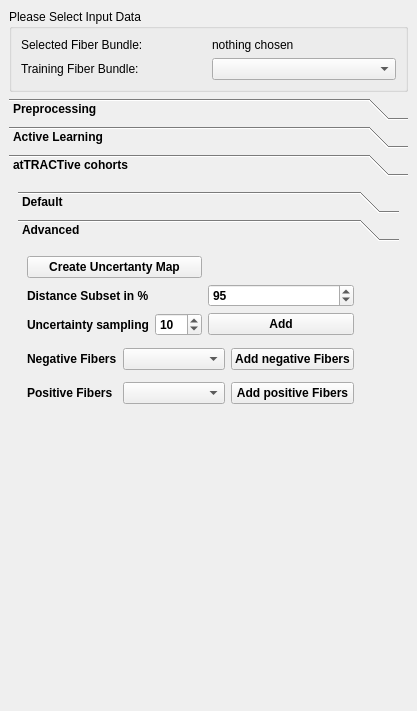
<?xml version="1.0" encoding="UTF-8"?>
<ui version="4.0">
 <class>QmitkInteractiveFiberDissectionViewControls</class>
 <widget class="QWidget" name="QmitkInteractiveFiberDissectionViewControls">
  <property name="geometry">
   <rect>
    <x>0</x>
    <y>0</y>
    <width>417</width>
    <height>711</height>
   </rect>
  </property>
  <property name="windowTitle">
   <string>Form</string>
  </property>
  <layout class="QGridLayout" name="gridLayout_3">
   <property name="leftMargin">
    <number>9</number>
   </property>
   <property name="topMargin">
    <number>9</number>
   </property>
   <property name="rightMargin">
    <number>9</number>
   </property>
   <property name="bottomMargin">
    <number>9</number>
   </property>
   <item row="0" column="0" rowspan="2">
    <widget class="QGroupBox" name="m_InputData">
     <property name="title">
      <string>Please Select Input Data</string>
     </property>
     <layout class="QGridLayout" name="gridLayout_9">
      <item row="0" column="0">
       <widget class="QLabel" name="label_2">
        <property name="toolTip">
         <string>Selected fiber bundle</string>
        </property>
        <property name="text">
         <string>Selected Fiber Bundle:</string>
        </property>
       </widget>
      </item>
      <item row="2" column="1">
       <widget class="QmitkDataStorageComboBox" name="m_TestBundleBox"/>
      </item>
      <item row="0" column="1">
       <widget class="QLabel" name="m_FibLabel">
        <property name="text">
         <string>&lt;html&gt;&lt;head/&gt;&lt;body&gt;&lt;p&gt;nothing chosen&lt;/p&gt;&lt;/body&gt;&lt;/html&gt;</string>
        </property>
        <property name="wordWrap">
         <bool>true</bool>
        </property>
       </widget>
      </item>
      <item row="2" column="0">
       <widget class="QLabel" name="label_13">
        <property name="text">
         <string>Training Fiber Bundle:</string>
        </property>
       </widget>
      </item>
     </layout>
    </widget>
   </item>
   <item row="2" column="0">
    <widget class="QToolBox" name="toolBoxx">
     <property name="enabled">
      <bool>true</bool>
     </property>
     <property name="font">
      <font>
       <bold>true</bold>
      </font>
     </property>
     <property name="toolTip">
      <string>Label Fibers</string>
     </property>
     <property name="frameShape">
      <enum>QFrame::NoFrame</enum>
     </property>
     <property name="currentIndex">
      <number>2</number>
     </property>
     <property name="tabSpacing">
      <number>6</number>
     </property>
     <widget class="QWidget" name="page">
      <property name="geometry">
       <rect>
        <x>0</x>
        <y>0</y>
        <width>399</width>
        <height>501</height>
       </rect>
      </property>
      <attribute name="label">
       <string>Preprocessing</string>
      </attribute>
      <layout class="QGridLayout" name="gridLayout_5">
       <item row="0" column="0">
        <widget class="QWidget" name="widget" native="true">
         <layout class="QGridLayout" name="gridLayout_4">
          <item row="0" column="1">
           <widget class="QmitkDataStorageComboBox" name="m_ImageBox"/>
          </item>
          <item row="3" column="0" colspan="2">
           <widget class="QPushButton" name="m_ResampleButton">
            <property name="text">
             <string>Resample Bundle</string>
            </property>
           </widget>
          </item>
          <item row="5" column="0">
           <spacer name="verticalSpacer_5">
            <property name="orientation">
             <enum>Qt::Vertical</enum>
            </property>
            <property name="sizeHint" stdset="0">
             <size>
              <width>20</width>
              <height>431</height>
             </size>
            </property>
           </spacer>
          </item>
          <item row="0" column="0">
           <widget class="QLabel" name="label_7">
            <property name="text">
             <string>Background Image</string>
            </property>
           </widget>
          </item>
          <item row="4" column="1">
           <widget class="QSpinBox" name="m_NumPrototypes">
            <property name="minimum">
             <number>10</number>
            </property>
            <property name="maximum">
             <number>200</number>
            </property>
            <property name="value">
             <number>75</number>
            </property>
           </widget>
          </item>
          <item row="1" column="1">
           <widget class="QPushButton" name="m_CreateSegmentation">
            <property name="text">
             <string>Create ROIs</string>
            </property>
           </widget>
          </item>
          <item row="4" column="0">
           <widget class="QLabel" name="inputImageOneLabel_3">
            <property name="text">
             <string>Number of Prototypes</string>
            </property>
           </widget>
          </item>
          <item row="1" column="0">
           <widget class="QLabel" name="label_8">
            <property name="text">
             <string>Start/End ROI Segmentation</string>
            </property>
           </widget>
          </item>
          <item row="2" column="1">
           <widget class="QPushButton" name="m_RoiReduction">
            <property name="text">
             <string>Create ROIs</string>
            </property>
           </widget>
          </item>
          <item row="2" column="0">
           <widget class="QLabel" name="label_17">
            <property name="text">
             <string>Start/End ROI Reduction</string>
            </property>
           </widget>
          </item>
         </layout>
        </widget>
       </item>
      </layout>
     </widget>
     <widget class="QWidget" name="page_4">
      <property name="geometry">
       <rect>
        <x>0</x>
        <y>0</y>
        <width>399</width>
        <height>501</height>
       </rect>
      </property>
      <attribute name="label">
       <string>Active Learning</string>
      </attribute>
      <layout class="QGridLayout" name="gridLayout_7">
       <item row="1" column="1">
        <widget class="QToolBox" name="toolBox_2">
         <property name="currentIndex">
          <number>0</number>
         </property>
         <widget class="QWidget" name="page_16">
          <property name="geometry">
           <rect>
            <x>0</x>
            <y>0</y>
            <width>381</width>
            <height>391</height>
           </rect>
          </property>
          <attribute name="label">
           <string>Default</string>
          </attribute>
          <layout class="QGridLayout" name="gridLayout">
           <item row="7" column="0">
            <widget class="QLabel" name="label_5">
             <property name="text">
              <string>Annotate</string>
             </property>
            </widget>
           </item>
           <item row="11" column="0">
            <spacer name="verticalSpacer_4">
             <property name="orientation">
              <enum>Qt::Vertical</enum>
             </property>
             <property name="sizeHint" stdset="0">
              <size>
               <width>20</width>
               <height>40</height>
              </size>
             </property>
            </spacer>
           </item>
           <item row="5" column="0" colspan="2">
            <widget class="QLabel" name="label_3">
             <property name="text">
              <string>atTRACTive training</string>
             </property>
            </widget>
           </item>
           <item row="10" column="0" colspan="4">
            <widget class="QLabel" name="label_36">
             <property name="text">
              <string>Correct outliers from Prediction</string>
             </property>
            </widget>
           </item>
           <item row="1" column="4" rowspan="3">
            <widget class="QPushButton" name="m_BrushButton">
             <property name="maximumSize">
              <size>
               <width>30</width>
               <height>30</height>
              </size>
             </property>
             <property name="text">
              <string/>
             </property>
             <property name="icon">
              <iconset>
               <normaloff>:/org.mitk.gui.qt.diffusionimaging.attractive/resources/brush.png</normaloff>:/org.mitk.gui.qt.diffusionimaging.attractive/resources/brush.png</iconset>
             </property>
             <property name="iconSize">
              <size>
               <width>32</width>
               <height>32</height>
              </size>
             </property>
             <property name="flat">
              <bool>true</bool>
             </property>
            </widget>
           </item>
           <item row="2" column="0" colspan="2">
            <widget class="QPushButton" name="m_SubsetCreation">
             <property name="text">
              <string>Create Start/End ROI</string>
             </property>
            </widget>
           </item>
           <item row="14" column="0">
            <spacer name="verticalSpacer_3">
             <property name="orientation">
              <enum>Qt::Vertical</enum>
             </property>
             <property name="sizeHint" stdset="0">
              <size>
               <width>20</width>
               <height>40</height>
              </size>
             </property>
            </spacer>
           </item>
           <item row="2" column="2">
            <widget class="QSpinBox" name="m_NumRandomFibers">
             <property name="enabled">
              <bool>false</bool>
             </property>
             <property name="value">
              <number>20</number>
             </property>
            </widget>
           </item>
           <item row="6" column="0" colspan="2">
            <widget class="QPushButton" name="m_TrainClassifier">
             <property name="text">
              <string>Train Classifier</string>
             </property>
            </widget>
           </item>
           <item row="4" column="0">
            <spacer name="verticalSpacer_2">
             <property name="orientation">
              <enum>Qt::Vertical</enum>
             </property>
             <property name="sizeHint" stdset="0">
              <size>
               <width>20</width>
               <height>40</height>
              </size>
             </property>
            </spacer>
           </item>
           <item row="15" column="0" colspan="4">
            <widget class="QRadioButton" name="m_helpmessages">
             <property name="text">
              <string>Get Workflow Help messages</string>
             </property>
             <property name="checked">
              <bool>true</bool>
             </property>
            </widget>
           </item>
           <item row="9" column="0" colspan="2">
            <widget class="QLabel" name="label_4">
             <property name="text">
              <string>Finalize Bundle</string>
             </property>
            </widget>
           </item>
           <item row="7" column="1">
            <widget class="QSpinBox" name="m_Numtolabel">
             <property name="minimum">
              <number>1</number>
             </property>
             <property name="maximum">
              <number>2000</number>
             </property>
             <property name="singleStep">
              <number>0</number>
             </property>
             <property name="value">
              <number>10</number>
             </property>
            </widget>
           </item>
           <item row="8" column="0">
            <spacer name="verticalSpacer">
             <property name="orientation">
              <enum>Qt::Vertical</enum>
             </property>
             <property name="sizeHint" stdset="0">
              <size>
               <width>20</width>
               <height>40</height>
              </size>
             </property>
            </spacer>
           </item>
           <item row="17" column="0">
            <spacer name="verticalSpacer_7">
             <property name="orientation">
              <enum>Qt::Vertical</enum>
             </property>
             <property name="sizeHint" stdset="0">
              <size>
               <width>20</width>
               <height>40</height>
              </size>
             </property>
            </spacer>
           </item>
           <item row="0" column="0">
            <widget class="QLabel" name="label">
             <property name="text">
              <string>Initialize</string>
             </property>
            </widget>
           </item>
           <item row="10" column="4">
            <widget class="QPushButton" name="m_predlabelingBrush">
             <property name="maximumSize">
              <size>
               <width>30</width>
               <height>30</height>
              </size>
             </property>
             <property name="text">
              <string/>
             </property>
             <property name="icon">
              <iconset>
               <normaloff>:/org.mitk.gui.qt.diffusionimaging.attractive/resources/brush.png</normaloff>:/org.mitk.gui.qt.diffusionimaging.attractive/resources/brush.png</iconset>
             </property>
             <property name="iconSize">
              <size>
               <width>32</width>
               <height>32</height>
              </size>
             </property>
             <property name="flat">
              <bool>true</bool>
             </property>
            </widget>
           </item>
           <item row="2" column="3">
            <widget class="QPushButton" name="m_AddRandomFibers">
             <property name="enabled">
              <bool>false</bool>
             </property>
             <property name="text">
              <string>Add</string>
             </property>
            </widget>
           </item>
           <item row="7" column="2" colspan="2">
            <widget class="QPushButton" name="m_AddDistanceFibers">
             <property name="text">
              <string>Add </string>
             </property>
            </widget>
           </item>
           <item row="7" column="4">
            <widget class="QPushButton" name="m_distlabelingBrush">
             <property name="maximumSize">
              <size>
               <width>30</width>
               <height>30</height>
              </size>
             </property>
             <property name="text">
              <string/>
             </property>
             <property name="icon">
              <iconset>
               <normaloff>:/org.mitk.gui.qt.diffusionimaging.attractive/resources/brush.png</normaloff>:/org.mitk.gui.qt.diffusionimaging.attractive/resources/brush.png</iconset>
             </property>
             <property name="iconSize">
              <size>
               <width>32</width>
               <height>32</height>
              </size>
             </property>
             <property name="flat">
              <bool>true</bool>
             </property>
            </widget>
           </item>
           <item row="13" column="0" colspan="4">
            <widget class="QPushButton" name="m_add_annotations">
             <property name="text">
              <string>Add data to atTRACTive cohorts</string>
             </property>
            </widget>
           </item>
           <item row="12" column="0" colspan="4">
            <widget class="QPushButton" name="m_resetClassifier">
             <property name="text">
              <string>Reset Classifier</string>
             </property>
            </widget>
           </item>
          </layout>
         </widget>
         <widget class="QWidget" name="page_18">
          <property name="geometry">
           <rect>
            <x>0</x>
            <y>0</y>
            <width>344</width>
            <height>141</height>
           </rect>
          </property>
          <attribute name="label">
           <string>Advanced</string>
          </attribute>
          <layout class="QGridLayout" name="gridLayout_2">
           <item row="1" column="0" colspan="2">
            <widget class="QLabel" name="label_9">
             <property name="text">
              <string>Distance Subset in %</string>
             </property>
            </widget>
           </item>
           <item row="7" column="4">
            <widget class="QPushButton" name="m_unclabelingBrush">
             <property name="maximumSize">
              <size>
               <width>30</width>
               <height>30</height>
              </size>
             </property>
             <property name="text">
              <string/>
             </property>
             <property name="icon">
              <iconset>
               <normaloff>:/org.mitk.gui.qt.diffusionimaging.attractive/resources/eraze.png</normaloff>:/org.mitk.gui.qt.diffusionimaging.attractive/resources/eraze.png</iconset>
             </property>
             <property name="iconSize">
              <size>
               <width>32</width>
               <height>32</height>
              </size>
             </property>
             <property name="flat">
              <bool>true</bool>
             </property>
            </widget>
           </item>
           <item row="1" column="2" colspan="2">
            <widget class="QSpinBox" name="m_subsetfft">
             <property name="maximum">
              <number>100</number>
             </property>
             <property name="value">
              <number>95</number>
             </property>
            </widget>
           </item>
           <item row="0" column="0" colspan="4">
            <widget class="QPushButton" name="m_CreateUncertantyMap">
             <property name="text">
              <string>Create Uncertanty Map</string>
             </property>
            </widget>
           </item>
           <item row="3" column="0">
            <widget class="QLabel" name="label_6">
             <property name="text">
              <string>Uncertainty sampling</string>
             </property>
            </widget>
           </item>
           <item row="3" column="1">
            <widget class="QSpinBox" name="m_NumRandomFibers2">
             <property name="enabled">
              <bool>true</bool>
             </property>
             <property name="minimum">
              <number>1</number>
             </property>
             <property name="maximum">
              <number>500</number>
             </property>
             <property name="value">
              <number>10</number>
             </property>
            </widget>
           </item>
           <item row="3" column="2" colspan="2">
            <widget class="QPushButton" name="m_AddUncertainFibers">
             <property name="text">
              <string>Add</string>
             </property>
            </widget>
           </item>
          </layout>
         </widget>
        </widget>
       </item>
       <item row="2" column="1">
        <spacer name="verticalSpacer_9">
         <property name="orientation">
          <enum>Qt::Vertical</enum>
         </property>
         <property name="sizeHint" stdset="0">
          <size>
           <width>20</width>
           <height>40</height>
          </size>
         </property>
        </spacer>
       </item>
      </layout>
     </widget>
     <widget class="QWidget" name="page_2">
      <property name="geometry">
       <rect>
        <x>0</x>
        <y>0</y>
        <width>399</width>
        <height>501</height>
       </rect>
      </property>
      <attribute name="label">
       <string>atTRACTive cohorts</string>
      </attribute>
      <layout class="QGridLayout" name="gridLayout_8">
       <item row="0" column="0">
        <widget class="QToolBox" name="toolBox_3">
         <property name="currentIndex">
          <number>1</number>
         </property>
         <widget class="QWidget" name="page_17">
          <property name="geometry">
           <rect>
            <x>0</x>
            <y>0</y>
            <width>381</width>
            <height>391</height>
           </rect>
          </property>
          <attribute name="label">
           <string>Default</string>
          </attribute>
          <layout class="QGridLayout" name="gridLayout_6">
           <item row="0" column="0">
            <widget class="QLabel" name="label_14">
             <property name="text">
              <string>Initialize</string>
             </property>
            </widget>
           </item>
           <item row="1" column="0" colspan="2">
            <widget class="QPushButton" name="m_initGeneralization">
             <property name="enabled">
              <bool>false</bool>
             </property>
             <property name="text">
              <string>Create Initialization</string>
             </property>
            </widget>
           </item>
           <item row="2" column="0">
            <spacer name="verticalSpacer_6">
             <property name="orientation">
              <enum>Qt::Vertical</enum>
             </property>
             <property name="sizeHint" stdset="0">
              <size>
               <width>20</width>
               <height>40</height>
              </size>
             </property>
            </spacer>
           </item>
           <item row="3" column="0" colspan="2">
            <widget class="QLabel" name="label_12">
             <property name="text">
              <string>atTRACTive training</string>
             </property>
            </widget>
           </item>
           <item row="4" column="0" colspan="2">
            <widget class="QPushButton" name="m_TrainClassifierGen">
             <property name="enabled">
              <bool>false</bool>
             </property>
             <property name="text">
              <string>Train Classifier</string>
             </property>
            </widget>
           </item>
           <item row="5" column="0">
            <widget class="QLabel" name="label_11">
             <property name="text">
              <string>Annotate</string>
             </property>
            </widget>
           </item>
           <item row="5" column="1">
            <widget class="QSpinBox" name="m_NumtolabelGen">
             <property name="enabled">
              <bool>false</bool>
             </property>
             <property name="minimum">
              <number>1</number>
             </property>
             <property name="maximum">
              <number>2000</number>
             </property>
             <property name="singleStep">
              <number>0</number>
             </property>
             <property name="value">
              <number>10</number>
             </property>
            </widget>
           </item>
           <item row="5" column="2">
            <widget class="QPushButton" name="m_AddDistanceFibersGen">
             <property name="enabled">
              <bool>false</bool>
             </property>
             <property name="text">
              <string>Add </string>
             </property>
            </widget>
           </item>
           <item row="5" column="3">
            <widget class="QPushButton" name="m_distlabelingBrushGen">
             <property name="enabled">
              <bool>false</bool>
             </property>
             <property name="maximumSize">
              <size>
               <width>30</width>
               <height>30</height>
              </size>
             </property>
             <property name="text">
              <string/>
             </property>
             <property name="icon">
              <iconset>
               <normaloff>:/org.mitk.gui.qt.diffusionimaging.attractive/resources/brush.png</normaloff>:/org.mitk.gui.qt.diffusionimaging.attractive/resources/brush.png</iconset>
             </property>
             <property name="iconSize">
              <size>
               <width>32</width>
               <height>32</height>
              </size>
             </property>
             <property name="checkable">
              <bool>false</bool>
             </property>
             <property name="flat">
              <bool>true</bool>
             </property>
            </widget>
           </item>
           <item row="6" column="0">
            <spacer name="verticalSpacer_8">
             <property name="orientation">
              <enum>Qt::Vertical</enum>
             </property>
             <property name="sizeHint" stdset="0">
              <size>
               <width>20</width>
               <height>40</height>
              </size>
             </property>
            </spacer>
           </item>
           <item row="7" column="0" colspan="2">
            <widget class="QLabel" name="label_10">
             <property name="text">
              <string>Finalize Bundle</string>
             </property>
            </widget>
           </item>
           <item row="8" column="0" colspan="3">
            <widget class="QLabel" name="label_37">
             <property name="text">
              <string>Correct outliers from Prediction</string>
             </property>
            </widget>
           </item>
           <item row="8" column="3">
            <widget class="QPushButton" name="m_predlabelingBrushGen">
             <property name="maximumSize">
              <size>
               <width>30</width>
               <height>30</height>
              </size>
             </property>
             <property name="text">
              <string/>
             </property>
             <property name="icon">
              <iconset>
               <normaloff>:/org.mitk.gui.qt.diffusionimaging.attractive/resources/brush.png</normaloff>:/org.mitk.gui.qt.diffusionimaging.attractive/resources/brush.png</iconset>
             </property>
             <property name="iconSize">
              <size>
               <width>32</width>
               <height>32</height>
              </size>
             </property>
             <property name="checkable">
              <bool>false</bool>
             </property>
             <property name="flat">
              <bool>true</bool>
             </property>
            </widget>
           </item>
           <item row="9" column="0" colspan="4">
            <widget class="QPushButton" name="m_add_annotations_2">
             <property name="text">
              <string>Add annotation to generalization data</string>
             </property>
            </widget>
           </item>
           <item row="10" column="0">
            <spacer name="verticalSpacer_11">
             <property name="orientation">
              <enum>Qt::Vertical</enum>
             </property>
             <property name="sizeHint" stdset="0">
              <size>
               <width>20</width>
               <height>40</height>
              </size>
             </property>
            </spacer>
           </item>
           <item row="11" column="0" colspan="3">
            <widget class="QRadioButton" name="m_helpmessages_2">
             <property name="text">
              <string>Get Workflow Help messages</string>
             </property>
             <property name="checked">
              <bool>true</bool>
             </property>
            </widget>
           </item>
           <item row="12" column="0">
            <spacer name="verticalSpacer_12">
             <property name="orientation">
              <enum>Qt::Vertical</enum>
             </property>
             <property name="sizeHint" stdset="0">
              <size>
               <width>20</width>
               <height>40</height>
              </size>
             </property>
            </spacer>
           </item>
          </layout>
         </widget>
         <widget class="QWidget" name="page_19">
          <property name="geometry">
           <rect>
            <x>0</x>
            <y>0</y>
            <width>413</width>
            <height>407</height>
           </rect>
          </property>
          <attribute name="label">
           <string>Advanced</string>
          </attribute>
          <layout class="QGridLayout" name="gridLayout_10">
           <item row="2" column="2">
            <widget class="QSpinBox" name="m_NumRandomFibers2Ben">
             <property name="enabled">
              <bool>true</bool>
             </property>
             <property name="minimum">
              <number>1</number>
             </property>
             <property name="maximum">
              <number>500</number>
             </property>
             <property name="value">
              <number>10</number>
             </property>
            </widget>
           </item>
           <item row="1" column="0" colspan="2">
            <widget class="QLabel" name="label_15">
             <property name="text">
              <string>Distance Subset in %</string>
             </property>
            </widget>
           </item>
           <item row="2" column="3" colspan="2">
            <widget class="QPushButton" name="m_AddUncertainFibersGen">
             <property name="text">
              <string>Add</string>
             </property>
            </widget>
           </item>
           <item row="3" column="0" rowspan="3">
            <widget class="QLabel" name="label_18">
             <property name="text">
              <string>Negative Fibers</string>
             </property>
            </widget>
           </item>
           <item row="3" column="1" rowspan="3" colspan="3">
            <widget class="QmitkDataStorageComboBox" name="m_negGenBundleBox"/>
           </item>
           <item row="0" column="0" colspan="3">
            <widget class="QPushButton" name="m_CreateUncertantyManGen">
             <property name="text">
              <string>Create Uncertanty Map</string>
             </property>
            </widget>
           </item>
           <item row="1" column="3" colspan="2">
            <widget class="QSpinBox" name="m_subsetfftGen">
             <property name="maximum">
              <number>100</number>
             </property>
             <property name="value">
              <number>95</number>
             </property>
            </widget>
           </item>
           <item row="5" column="5" rowspan="4">
            <widget class="QPushButton" name="m_unclabelingBrushGen">
             <property name="maximumSize">
              <size>
               <width>30</width>
               <height>30</height>
              </size>
             </property>
             <property name="text">
              <string/>
             </property>
             <property name="icon">
              <iconset>
               <normaloff>:/org.mitk.gui.qt.diffusionimaging.attractive/resources/eraze.png</normaloff>:/org.mitk.gui.qt.diffusionimaging.attractive/resources/eraze.png</iconset>
             </property>
             <property name="iconSize">
              <size>
               <width>32</width>
               <height>32</height>
              </size>
             </property>
             <property name="flat">
              <bool>true</bool>
             </property>
            </widget>
           </item>
           <item row="2" column="0" colspan="2">
            <widget class="QLabel" name="label_16">
             <property name="text">
              <string>Uncertainty sampling</string>
             </property>
            </widget>
           </item>
           <item row="4" column="4">
            <widget class="QPushButton" name="m_add_negativeFibers">
             <property name="text">
              <string>Add negative Fibers</string>
             </property>
            </widget>
           </item>
           <item row="6" column="0">
            <widget class="QLabel" name="label_19">
             <property name="text">
              <string>Positive Fibers</string>
             </property>
            </widget>
           </item>
           <item row="8" column="1">
            <spacer name="verticalSpacer_10">
             <property name="orientation">
              <enum>Qt::Vertical</enum>
             </property>
             <property name="sizeHint" stdset="0">
              <size>
               <width>20</width>
               <height>40</height>
              </size>
             </property>
            </spacer>
           </item>
           <item row="6" column="1" colspan="3">
            <widget class="QmitkDataStorageComboBox" name="m_posGenBundleBox"/>
           </item>
           <item row="6" column="4">
            <widget class="QPushButton" name="m_add_positiveFibers">
             <property name="text">
              <string>Add positive Fibers</string>
             </property>
            </widget>
           </item>
          </layout>
         </widget>
        </widget>
       </item>
      </layout>
     </widget>
    </widget>
   </item>
  </layout>
 </widget>
 <customwidgets>
  <customwidget>
   <class>QmitkDataStorageComboBox</class>
   <extends>QComboBox</extends>
   <header location="global">QmitkDataStorageComboBox.h</header>
  </customwidget>
 </customwidgets>
 <resources/>
 <connections/>
</ui>
